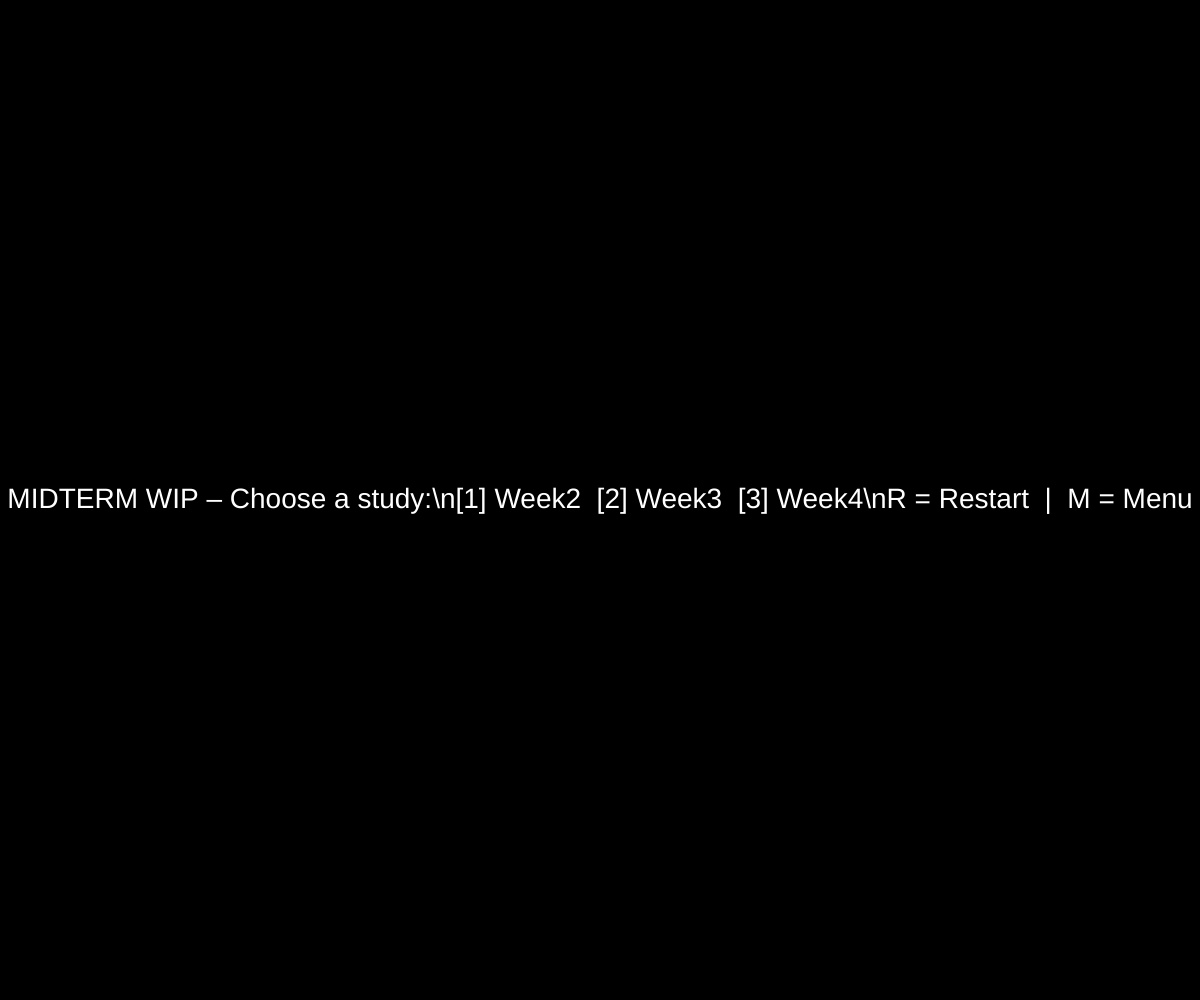
Frame 1 (no input)
Frame 60 (no input): identical to frame 1, image omitted
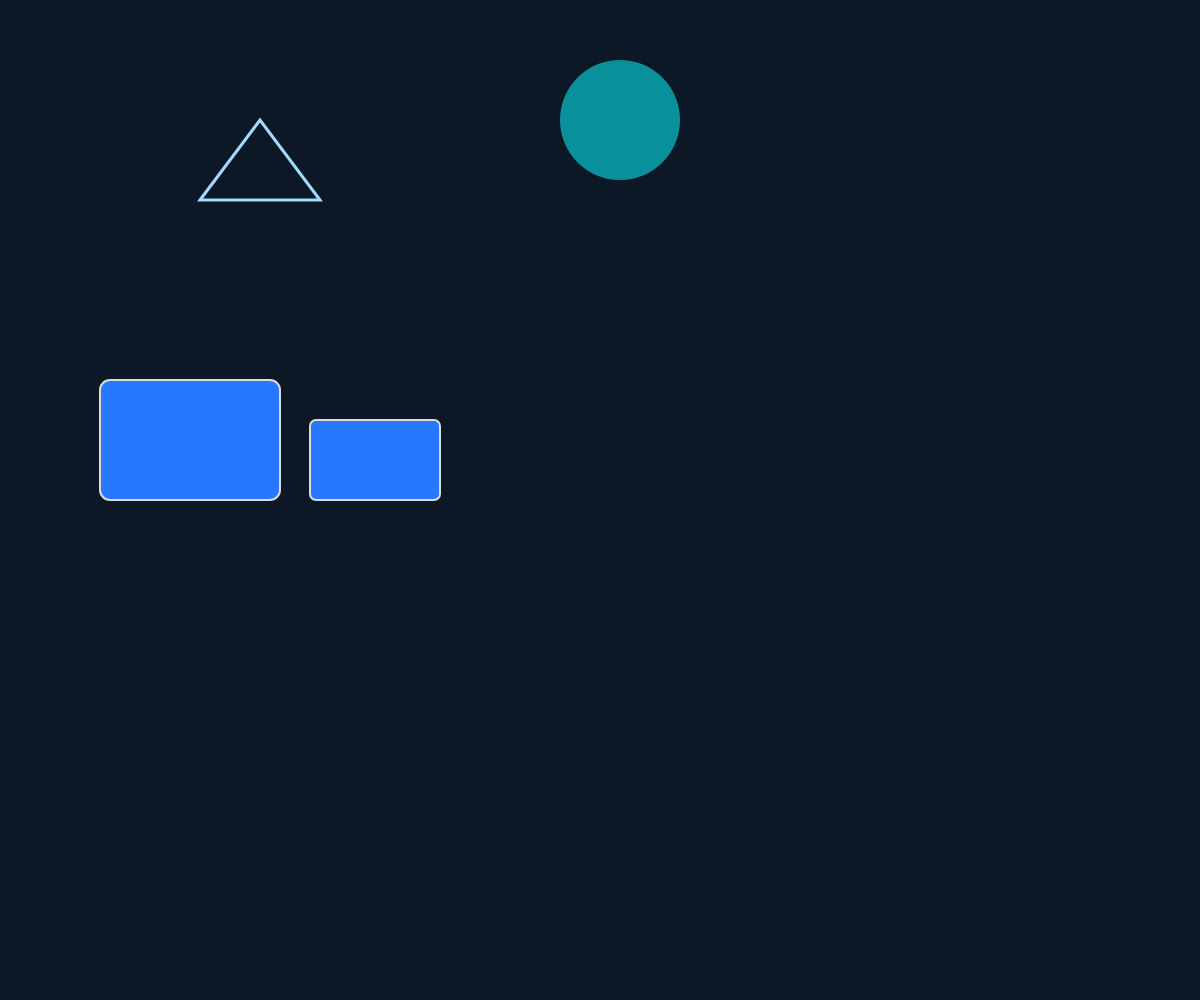
Frame 120 (the mouse pressed at the canvas centre since frame 60)

The p5.js sketch that drew these frames (run headless with seeded random() and noise() and a simulated clock; from frame 60 on, the mouse is pressed at the canvas centre):

// p5.js sketch
// ── sketch.js
let mode = -1;     // menu
let colA, colB;    // global palette randomized on reset
let seed;




const S1 = { /* Week 2 – static composition + simple interaction */
  init() {
    // no canvas here; we use the main one
  },
  run() {
    background(12, 24, 38);
    // composition of week 2
    stroke(220); strokeWeight(2); fill(40, 120, 255);
    rect(100, 380, 180, 120, 10);
    rect(310, 420, 130, 80, 6);

    // color by mouse press
    const t = constrain(map(mouseX, 0, width, 0, 1), 0, 1);
    const c = lerpColor(colA, colB, t);
    noStroke(); fill(c);
    ellipse(620, 120, 120, 120);

    // triangel
    noFill(); stroke(160, 220, 255); strokeWeight(3);
    triangle(200, 200, 260, 120, 320, 200);
  },
  mousePressed() {},
  keyPressed() {}
};

const S2 = { // Week 3 – gradient brush
  col1: null, col2: null, brushMode: 0,
  init() {
    this.col1 = color("#ff9b00");
    this.col2 = color("#00e2f2");
  },
  run() {
    // draw expressive lines/ellipses with blur, mapping speed → strokeWeight
    const speed = dist(mouseX, mouseY, pmouseX, pmouseY);
    const w = map(speed, 0, 40, 2, 20);
    const i = constrain(map(mouseX, 0, width, 0, 1), 0, 1);
    const col = lerpColor(this.col1, this.col2, i);
    stroke(col); strokeWeight(w);

    if (this.brushMode === 0) {
      line(pmouseX, pmouseY, mouseX, mouseY);
    } else {
      noStroke(); fill(col); ellipse(mouseX, mouseY, w * 2, w * 2);
    }
    // subtle smear
    filter(BLUR, 1);
  },
  mousePressed() {
    // toggle mode and randomize colors
    this.brushMode = 1 - this.brushMode;
    this.col1 = color(random(255), random(255), random(255));
    this.col2 = color(random(255), random(255), random(255));
  },
  keyPressed() {
    if (key === 'c' || key === 'C') background(0);
  }
};

const S3 = { /* Week 4 – rotating stamp / orbit tool */
  angle: 0, shapeMode: 0,
  init() {},
  run() {
    background(0, 25);
    const speed = map(mouseX, 0, width, 0.01, 0.08);
    this.angle += speed;

    push();
    translate(mouseX, mouseY);
    rotate(this.angle);

    const c = lerpColor(colA, colB, constrain(map(mouseX, 0, width, 0, 1), 0, 1));
    if (this.shapeMode === 0) {
      noFill(); stroke(c); rectMode(CENTER);
      rect(0, 0, 160, 40, 8);
    } else {
      noStroke(); fill(c); ellipse(0, 0, 90, 90);
    }
    pop();
  },
  mousePressed() { this.shapeMode = 1 - this.shapeMode; },
  keyPressed() { if (key === 'c' || key === 'C') background(0); }
};

function setup() {
  createCanvas(windowWidth, windowHeight);
  resetSketch();
}

function draw() {
  if (mode === -1) {
    drawMenu();
  } else if (mode === 0) {
    S1.run();
  } else if (mode === 1) {
    S2.run();
  } else if (mode === 2) {
    S3.run();
  }
}




function resetSketch() {
  seed = random(10000); randomSeed(seed);
  colA = color(random(255), random(255), random(255));
  colB = color(random(255), random(255), random(255));

  S1.init(); S2.init(); S3.init();
  mode = -1; 
}

function drawMenu() {
  background(0);
  fill(255); textAlign(CENTER, CENTER);
  textSize(28);
  text("MIDTERM WIP – Choose a study:\\n[1] Week2  [2] Week3  [3] Week4\\nR = Restart  |  M = Menu", width/2, height/2);
}

// --- input routing ---
function keyPressed() {
  if (key === '1') mode = 0;
  else if (key === '2') mode = 1;
  else if (key === '3') mode = 2;
  else if (key === 'm' || key === 'M') mode = -1;
  else if (key === 'r' || key === 'R') resetSketch();
  else {
    if (mode === 0) S1.keyPressed();
    else if (mode === 1) S2.keyPressed();
    else if (mode === 2) S3.keyPressed();
  }
}

function mousePressed() {
  if (mode === -1) { mode = 0; return; }
  if (mode === 0) S1.mousePressed();
  else if (mode === 1) S2.mousePressed();
  else if (mode === 2) S3.mousePressed();
}
